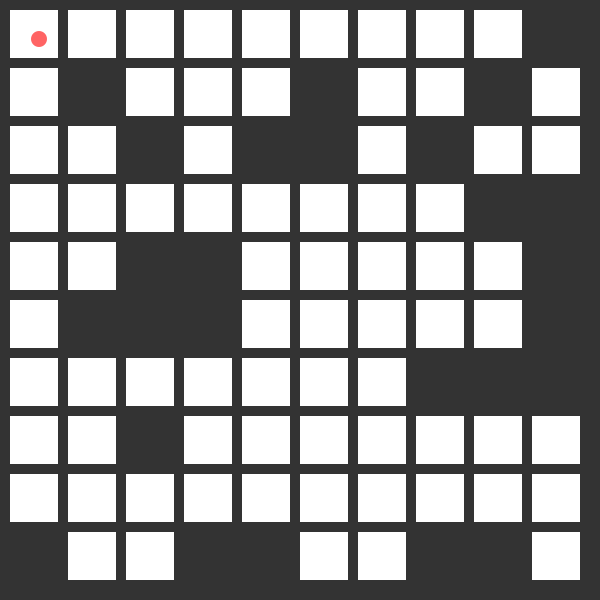
Frame 1 (no input)
Frame 60 (the mouse pressed at the canvas centre just before this capture): identical to frame 1, image omitted
Frame 120 (the mouse held since frame 60 and released just before this capture): identical to frame 1, image omitted

The Processing sketch that drew this single still picture (run headless with seeded random() and noise(); from frame 60 on, the mouse is pressed at the canvas centre):

// Processing sketch: block_party
// ── block_party.pde
/// THIS IS BLOCK PARTY

int step;
int r = 16;
int grid[][] = new int[10][10];

int cx, cy;

void scramble() {
  for (int y = 0; y < 10; y++) {
    for (int x = 0; x < 10; x++) {
      grid[y][x] = 0;
      if (random(1.0) < 0.2) continue;
      // rect(10 + step * x, 10 + step * y, step - 10, step - 10);
      grid[y][x] = 1;
    }
  }
  
  grid[0][0] = 1;
}

void setup() { 
  size(600, 600);
  noStroke();
  scramble();
  step = (width - 20) / 10;
  
  cx = 10 + step /2;
  cy = 10 + step /2;
}

void draw() {
  background(51);  
  fill(255);
  
  for (int y = 0; y < 10; y++) {
    for (int x = 0; x < 10; x++) {
      if (grid[y][x] == 1) {
        rect(10 + step * x, 10 + step * y, step - 10, step - 10);
      }
    }
  }
  
  fill(255, 100, 100);
  ellipseMode(CENTER);
  ellipse(cx, cy, r, r);    
}

void keyPressed() {
  if (keyCode == 32) {
    scramble();
  }
  
  if (keyCode == LEFT) {
    cx -= step;
    if (cx < 0) {
      cx = 10 + step / 2;
    }
  } else if (keyCode == RIGHT) {
    cx += step;
    if (cx > width) {
      cx = width - step / 2 - 10;
    }
  } else if (keyCode == DOWN) {
    cy += step;
    if (cy > height) {
      cy = height - step / 2 - 10;
    }
  } else if (keyCode == UP) {
    cy -= step;

    if (cy < 0) {
      cy = 10 + step / 2;
    }
  }
  
}
